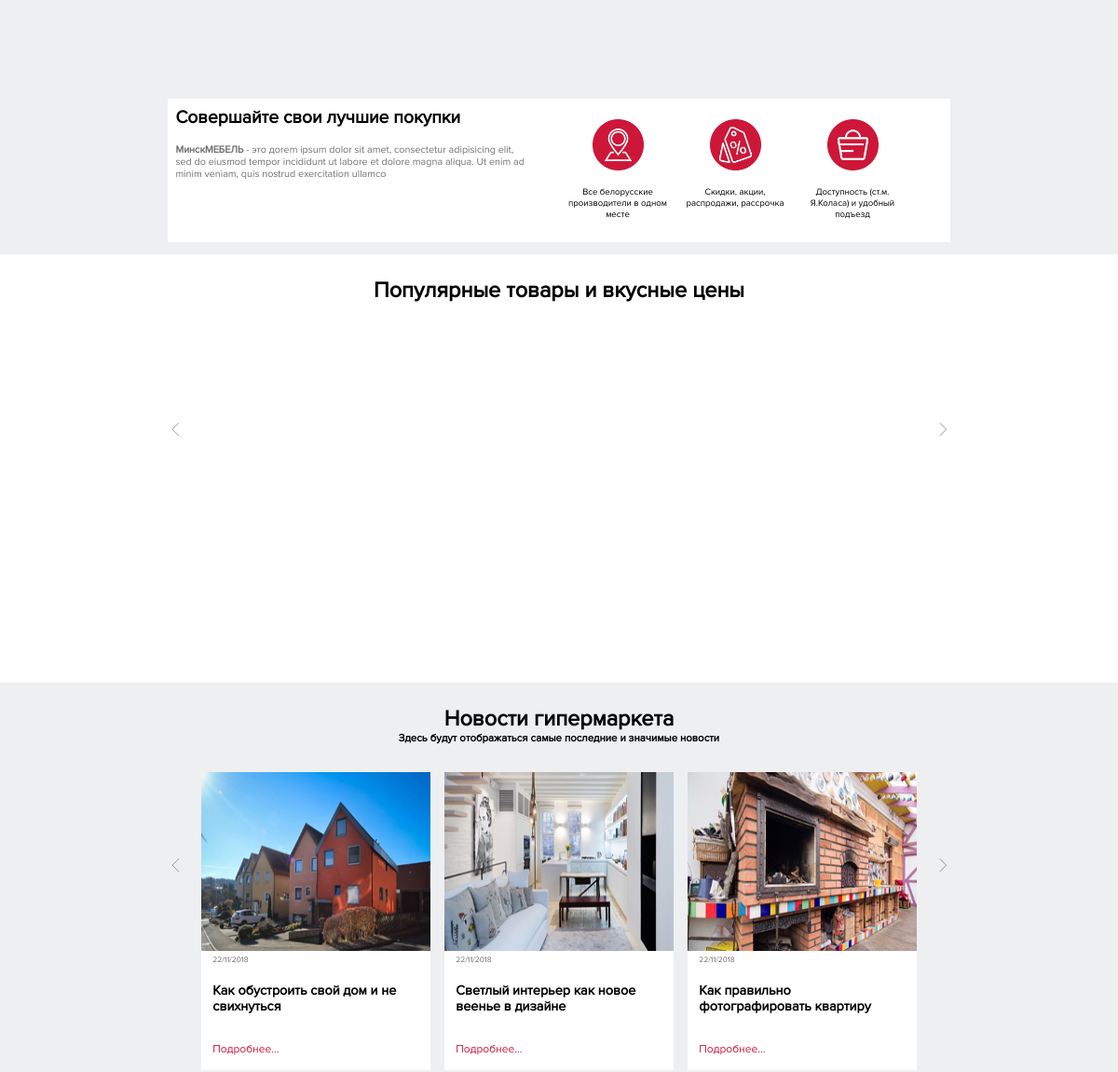
Before: /index/ (middle part) with the older database file.
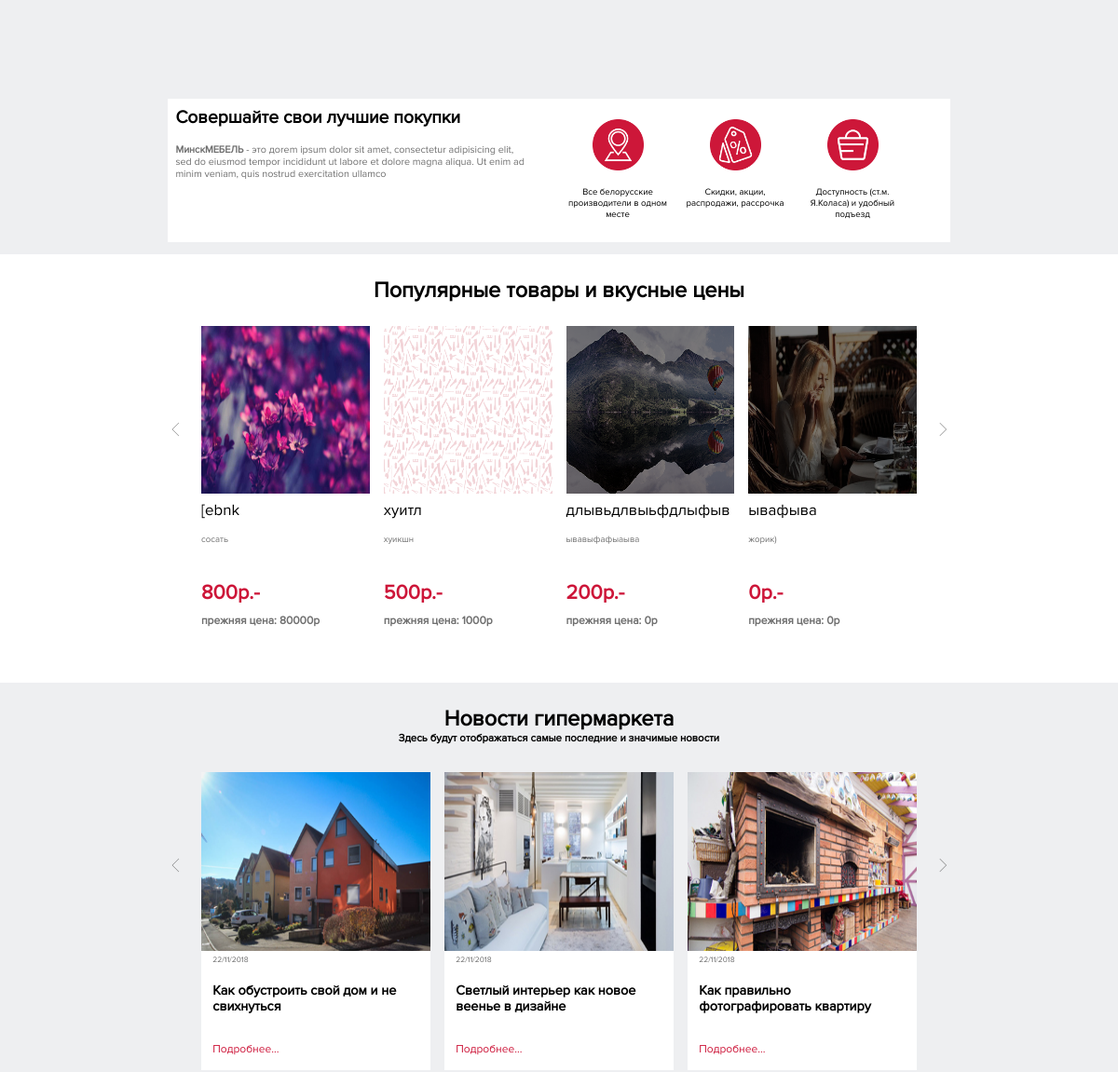
After: the same page with the newer database file.
### mainpage/models.py (models this page shows)
class slider2fill(models.Model):
    title = models.CharField(max_length=40)
    discriotion = models.TextField()
    nowprice = models.CharField(max_length=10)
    prevprice = models.CharField(max_length=10)
    image = models.ImageField(upload_to="",null=True, blank=True)

### mainpage/views.py (the view)
# urls.py: re_path(r'index/', views.index),
def index(request):
        slider1 = models.slider1fill.objects.all()
        slider2 = models.slider2fill.objects.all()
        context={"slider1":slider1, "slider2":slider2}
        return render(request,'index.html', context)

### mainpage/templates/index.html (shortened to what this page needs)
<html>
<head>
	{% load staticfiles %}
    <link rel='stylesheet prefetch' href='https://cdnjs.cloudflare.com/ajax/libs/Swiper/4.0.7/css/swiper.min.css'>
	<link rel="stylesheet" type="text/css" href="{% static 'mainpage/css/style.css' %}">
	<link rel="stylesheet" type="text/scss" href="{% static 'mainpage/scss/style.scss' %}">
    <link rel="stylesheet" type="text/css" href="{% static 'mainpage/css/style_index.css' %}">
  	<link rel="stylesheet"  href="{% static 'mainpage/src/css/lightslider.css' %}"/>
  	<link rel="stylesheet"  href="{% static 'mainpage/css/slider2.css' %}"/>
  	<link rel="stylesheet"  href="{% static 'mainpage/css/slider3.css' %}"/>
</head>
<body>
	<slider>
	    <div class="slider_show">
			</div>
<div class="best_sale">
	<div class="block">
		<div class="info">
			<div class="name">Совершайте свои лучшие покупки</div>
			<div class="more"><b>МинскМЕБЕЛЬ</b> - это дorem ipsum dolor sit amet, consectetur adipisicing elit, sed do eiusmod tempor incididunt ut labore et dolore magna aliqua. Ut enim ad minim veniam, quis nostrud exercitation ullamco </div>
		</div>
	<div class="image">
    	<div class="back" style="background-image: url(../static/mainpage/img/geo.png);"></div>
    	Все белорусские производители в одном месте
    </div>
    <div class="image">
    	<div class="back" style="background-image: url(../static/mainpage/img/sale.png);"></div>
    	Скидки, акции, распродажи, рассрочка
    </div>
    <div class="image">
    	<div class="back" style="background-image: url(../static/mainpage/img/shop.png);"></div>
    	Доступность (ст.м. Я.Коласа) и удобный подъезд
    </div>
</div>
	    </div>
	</slider>
	<products>
		<div style="font-family: Proxima; font-size: 1.95vw; text-align: center;padding-top: 2%;padding-bottom: 2%;font-weight: bold">Популярные товары и вкусные цены</div>
		<div class="slider2">
			<div class="contrs left" onclick="next()"></div>
		<div class="contrs right" onclick="prev()"></div>
		 <ul id="content-slider" class="content-slider">
             {% for objj in slider2 %}
             <div>
                  <li class="listitem" >
                  <div class="contentslider2">
                  		<div class="image" style="background-image: url({{objj.image.url}});"></div>
                  		<div style="display:table; height: 10%">
                  			<div class="name">
                  				{{objj.title}}
                  			</div>
                  		</div>
                  		<div style="display:table; height: 7%">
                  			<div class="more">
                  				{{objj.discriotion}}
                  			</div>
                  		</div>
                  		<div style="display:table; height: 16%">
                  			<div class="price">
                  				{{objj.nowprice}}р.-
                  			</div>
                  		</div>
                  		<div style="display:table; height: 7%">
                  			<div class="preprice">
                  				прежняя цена: {{objj.prevprice}}р
                  			</div>
                  		</div>
                  </div>
                </li>
            </div>
             {% endfor %}
            </ul>
		</div>
	</products>
	<news>
		<div style="font-family: Proxima; font-size: 1.95vw; text-align: center;padding-top: 2%;font-weight: bold;width:100%">Новости гипермаркета</div>
		<div style="font-family: Proxima; font-size: 0.95vw; text-align: center;padding-bottom: 2.5%;font-weight: bold;width:100%">Здесь будут отображаться самые последние и значимые новости</div>
		<div class="slider3">
			<div class="contrs left" onclick="next1()"></div>
		<div class="contrs right" onclick="prev1()"></div>
		 <ul id="content-slider2" class="content-slider">
               <div>
                  <li class="listitem" >
                  <div class="contentslider3">
                  		<div class="image" style="background-image: url(../static/mainpage/img/slider3/house.png);"></div>
                  		<div class="text">
                  			<div style="display: table; padding-left:5%; height: 15%">
                  				<div class="date">22/11/2018</div>
                  			</div>
                  			<div style="display: table; padding-left:5%;  padding-right:5%; height: 50%;overflow: hidden">
                  				<div class="more">Как обустроить свой дом и не свихнуться</div>
                  			</div>
                  			<div style="display: table; padding-left:5%; height: 35%">
                  				<div class="morenews">Подробнее...</div>
                  			</div>
                  		</div>
                  </div>
                </li>
            </div>
                <div>
                  <li class="listitem" >
                  <div class="contentslider3">
                  		<div class="image" style="background-image: url(../static/mainpage/img/slider3/interer.png);"></div>
                  		<div class="text">
                  			<div style="display: table; padding-left:5%; height: 15%">
                  				<div class="date">22/11/2018</div>
                  			</div>
                  			<div style="display: table; padding-left:5%; padding-right:5%; height: 50%;overflow: hidden">
                  				<div class="more">Светлый интерьер как новое веенье в дизайне</div>
                  			</div>
                  			<div style="display: table; padding-left:5%; height: 35%">
                  				<div class="morenews">Подробнее...</div>
                  			</div>
                  		</div>
                  </div>
                </li>
            </div>
            <div>
                  <li class="listitem" >
                  <div class="contentslider3">
                  		<div class="image" style="background-image: url(../static/mainpage/img/slider3/photo-flat.png);"></div>
                  		<div class="text">
                  			<div style="display: table; padding-left:5%; height: 15%">
                  				<div class="date">22/11/2018</div>
                  			</div>
                  			<div style="display: table; padding-left:5%; padding-right:5%; height: 50%;overflow: hidden">
                  				<div class="more">Как правильно фотографировать квартиру</div>
                  			</div>
                  			<div style="display: table; padding-left:5%; height: 35%">
                  				<div class="morenews">Подробнее...</div>
                  			</div>
                  		</div>
                  </div>
                </li>
            </div>
            </ul>
		</div>
	</news>
</body>
</html>

### mainpage/static/mainpage/css/style.css (style rules this page uses)
slider *, *:before, *:after { -webkit-box-sizing: border-box; box-sizing: border-box; margin: 0; padding: 0; }

### mainpage/static/mainpage/css/style_index.css (style rules this page uses)
html, body { margin:0; padding:0; font-family: "Arial"; }
b { font-weight: bold !important; }
slider { width: 100%; height: 83%; display: block; background-color: #eeeff1; }
products { padding-bottom: 5%; width: 100%; height: 50%; display: block; }
news { padding-bottom: 5%; width: 100%; height: 50%; display: block; background-color: #eeeff1; }
.slider_show { margin-left: 15%; width: 70%; height:65%; }
.best_sale { height:25%; width:100%; padding-top: 1%; }
.best_sale .block { margin-left: 15%; width: 70%; height:100%; background-color: white; }
.block .info { width:51%; height:80%; padding:1%; padding-right:5%; float: left; }
.info .name { font-family: Proxima; font-weight: bold; font-size: 1.6vw; height: 30%; }
.info .more { height: 70%; font-family: Proxima; color: #6f6f6f; font-size: 0.9vw; overflow: hidden; padding-top: 2%; }
.best_sale .image { height:100%; width: 15%; padding-right: 2%; padding-top: 0.5%; font-family: Proxima; font-size: 0.8vw; float:left; text-align: center; }
.image .back { width:100%; height:60%; background-position: 50% 50%; background-size: 50%; background-repeat: no-repeat; }

### mainpage/static/mainpage/src/css/lightslider.css (style rules this page uses)
.lightSlider:before, .lightSlider:after { content: " "; display: table; }
.lightSlider { overflow: hidden; margin: 0; }
.lSSlideWrapper > .lightSlider:after { clear: both; }
.lSSlideWrapper .lSSlide { -webkit-transform: translate(0px, 0px); -ms-transform: translate(0px, 0px); transform: translate(0px, 0px); -webkit-transition: all 1s; -webkit-transition-property: -webkit-transform,height; -moz-transition-property: -moz-transform,height; transition-property: transform,height; -webkit-transition-duration: inherit !important; transition-duration: inherit !important; -webkit-transition-timing-function: inherit !important; transition-timing-function: inherit !important; }
.lSSlideOuter .lightSlider, .lSSlideOuter .lSPager { padding-left: 0; list-style: none outside none; }
.lSSlideOuter .lightSlider > *, .lSSlideOuter .lSGallery li { float: left; }
.lightSlider.lsGrab > * { cursor: -webkit-grab; cursor: -moz-grab; cursor: -o-grab; cursor: -ms-grab; cursor: grab; }

### mainpage/static/mainpage/css/slider2.css (style rules this page uses)
ul { list-style: none outside none; padding-left: 0; margin: 0; height: auto !important; }
.contrs { height: 20px; width: 20px; position: absolute; top: 28%; display: table-cell; vertical-align: middle; opacity: 0.5; background-size: cover; transition-duration: 0.5s; cursor: pointer; }
.contrs.left { left: -30px; background-image: url('../src/img/right.png'); }
.contrs.right { right: -30px; background-image: url('../src/img/left.png'); }
#content-slider > div { position: relative; height: 100%; }
.slider2 { position: relative; height: 90%; margin-right: 18%; margin-left: 18%; }
.contentslider2 { height: 100%; width: 100%; display:table; }
.contentslider2 .image { height:50%; width:100%; background-size: 100% 100%; }
.contentslider2 .name { height:15%; width:100%; font-family: Proxima; font-size: 1.4vw; display:table-cell; vertical-align: middle; }
.contentslider2 .more { height:15%; width:100%; font-family: Proxima; font-size: 0.8vw; display:table-cell; vertical-align: middle; color: #6f6f6f; }
.contentslider2 .price { height:15%; width:100%; font-family: Proxima; font-size: 1.8vw; color: #cd1639; font-weight: bold; display:table-cell; vertical-align: bottom; }
.contentslider2 .preprice { height:15%; width:100%; font-family: Proxima; font-size: 1vw; display:table-cell; vertical-align: bottom; color: #6f6f6f; font-weight: bold; }

### mainpage/static/mainpage/css/slider3.css (style rules this page uses)
.contrs.left { left: -5%; background-image: url('../src/img/right.png'); }
.contrs.right { right: -5%; background-image: url('../src/img/left.png'); }
.slider3 { position: relative; height: 80%; margin-right: 18%; margin-left: 18%; }
.contentslider3 { height: 100%; width: 100%; }
.contentslider3 .image { height:60%; width:100%; background-size: 100% 100%; }
.contentslider3 .text { height:40%; width:100%; background-color: white; }
.contentslider3 .date { width:100%; display:table-cell; vertical-align: middle; font-size: 0.7vw; font-family: Proxima; color: #6f6f6f; }
.contentslider3 .more { width:100%; display:table-cell; vertical-align: middle; font-size: 1.2vw; font-family: Proxima; font-weight: bold; }
.contentslider3 .morenews { width:100%; display:table-cell; vertical-align: middle; font-size: 1vw; font-family: Proxima; color: #cd1639; cursor: pointer; }

Changed rows visible on the page:
added slider2fill: image (picture), title "[ebnk", discriotion "сосать", nowprice "800", prevprice "80000"
added slider2fill: image (picture), title "хуитл", discriotion "хуикшн", nowprice "500", prevprice "1000"
added slider2fill: image (picture), title "длывьдлвыьфдлыфыв", discriotion "ывавыфафыаыва", nowprice "200", prevprice "0"
added slider2fill: image (picture), title "ывафыва", discriotion "жорик)", nowprice "0", prevprice "0"
